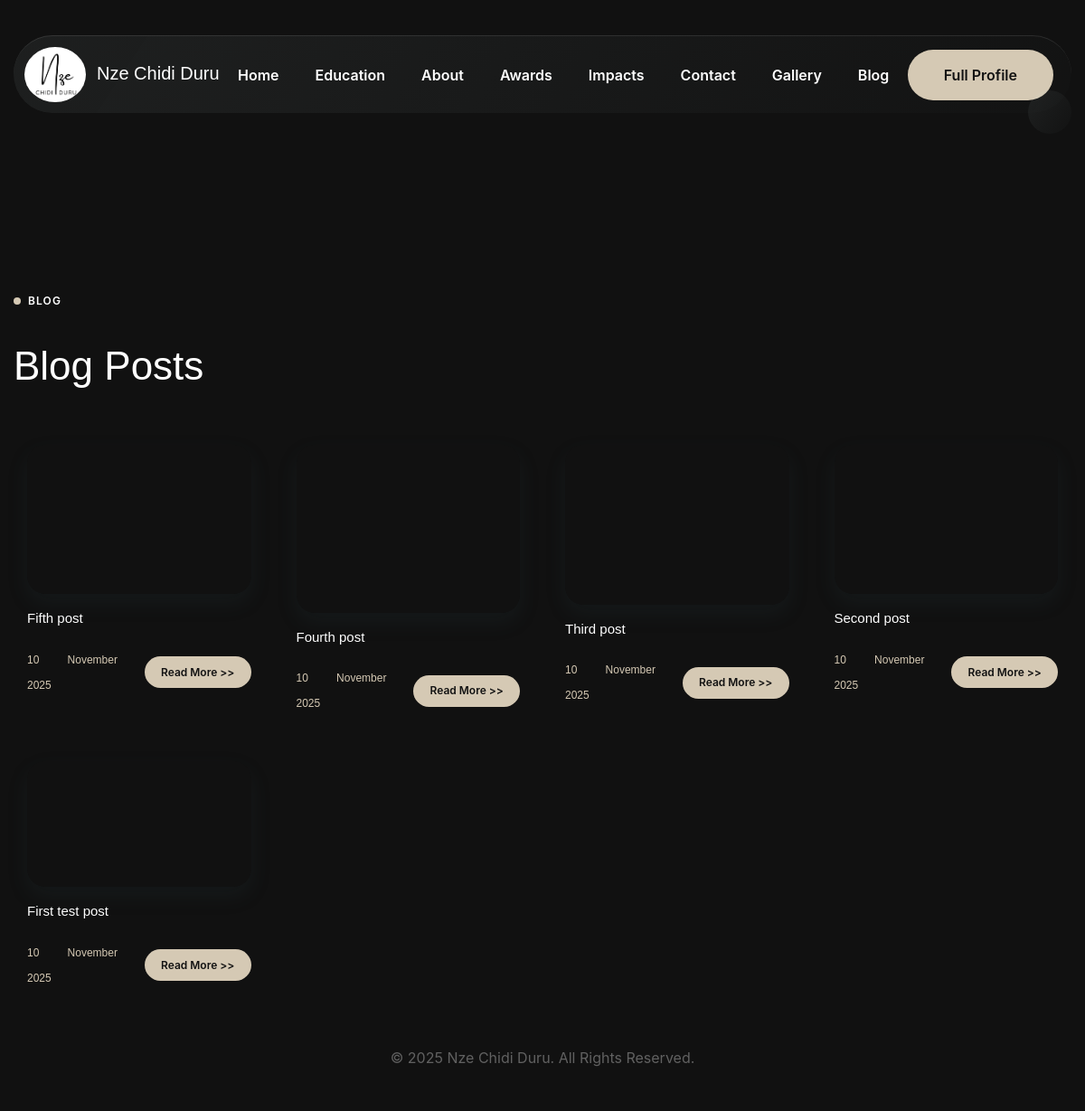
Screenshot of /blog/ with the database file from the repository.
### portfolio/models.py (models this page shows, shortened)
class Blog(models.Model):
    title = models.CharField(max_length=500)
    slug = models.SlugField(max_length=500, blank=True, unique=True, null=True)
    post_image = models.ImageField(upload_to='post_image')
    content = RichTextField()
    date = models.DateTimeField(auto_now_add=True)
    def get_human_date(self):
        now = timezone.now()
        delta = now - self.date
        if delta < timedelta(hours=1):
            mins = int(delta.total_seconds() // 60)
            if mins < 1:
                return "Just now"
            else:
                return f"{mins} min{'s' if mins != 1 else ''} ago"
        elif delta < timedelta(days=1):
            hours = int(delta.total_seconds() // 3600)
            return f"{hours} hour{'s' if hours != 1 else ''} ago"
        elif delta < timedelta(days=30):
            days = delta.days
            return f"{days} day{'s' if days != 1 else ''} ago"
        else:
            return self.date.strftime(f"{self.date.day} %B %Y")  # Explicitly get the day as integer
    class Meta:
        verbose_name = 'Blog'
        verbose_name_plural = 'Blogs'

### portfolio/views.py (the view)
# urls.py: 2. Add a URL to urlpatterns:  path('blog/', include('blog.urls'))
def blog(request):
    posts = Blog.objects.order_by('-id')
    context = {
        'posts':posts,
    }
    return render(request, 'blog.html', context)

### portfolio/templates/blog.html (shortened to what this page needs)
{% load static %}
<!DOCTYPE html>
<html xmlns="http://www.w3.org/1999/xhtml" xml:lang="en-US" lang="en-US">
<head>
    <link rel="stylesheet" type="text/css" href="{% static 'css/bootstrap.css' %}">
    <link rel="stylesheet" type="text/css" href="{% static 'css/odometer.min.css' %}">
    <link rel="stylesheet" type="text/css" href="{% static 'css/swiper-bundle.min.css' %}">
    <link rel="stylesheet" type="text/css" href="{% static 'css/animateText.css' %}">
    <link rel="stylesheet" type="text/css" href="{% static 'css/jquery.fancybox.min.css' %}">
    <link rel="stylesheet" type="text/css" href="{% static 'css/styles.css' %}">
    <link rel="stylesheet" href="{% static 'font/fonts.css' %}">
    <link rel="stylesheet" type="text/css" href="{% static 'icons/icomoon/style.css' %}">
    <link rel="stylesheet" href="https://cdnjs.cloudflare.com/ajax/libs/font-awesome/6.4.0/css/all.min.css">
</head>
<body>
    <div id="wrapper" class="counter-scroll bg_dark">
        <div class="body-overlay d-block">
            <div class="bg-shape"></div>
        </div>
        <header class="header">
            <div class="tf-container w-6">
                <div class="header-sidebar style-1">
                    <div class="box">
                        <div class="avatar">
                            <img src="{% static 'images/user/Nze Chidi Duru-02.jpg' %}" width="68" height="68" alt="avatar">
                        </div>
                        <div class="info">
                            <h6 class="font-4 mb_4">Nze Chidi Duru</h6>
                        </div>
                    </div>
                    <ul class="nav-menu style-1 lg-hide">
                        <li class="text-menu text_white">
                            <a href="{% url 'index' %}"
                                class="link text-button font-3 fw-6">
                                <span class="text">Home</span>
                            </a>
                        </li>
                        <li class="text-menu text_white">
                            <a href="{% url 'index' %}"
                                class="link text-button font-3 fw-6">
                                <span class="text">Education</span>
                            </a>
                        </li>
                        <li class="text-menu text_white">
                            <a href="{% url 'index' %}"
                                class="link text-button font-3 fw-6">
                                <span class="text">About</span>
                            </a>
                        </li>
                        <li class="text-menu text_white">
                            <a href="{% url 'index' %}"
                                class="link text-button font-3 fw-6">
                                <span class="text">Awards</span>
                            </a>
                        </li>
                        <li class="text-menu text_white">
                            <a href="{% url 'index' %}"
                                class="link text-button font-3 fw-6">
                                <span class="text">Impacts</span>
                            </a>
                        </li>
                        <li class="text-menu text_white">
                            <a href="{% url 'index' %}"
                                class="link text-button font-3 fw-6">
                                <span class="text">Contact</span>
                            </a>
                        </li>
                        <li class="text-menu text_white">
                            <a href="{% url 'gallery' %}"
                                class="link text-button font-3 fw-6">
                                <span class="text">Gallery</span>
                            </a>
                        </li>
                        <li class="text-menu text_white">
                            <a href="{% url 'blog' %}"
                                class="link text-button font-3 fw-6">
                                <span class="text">Blog</span>
                            </a>
                        </li>
                    </ul>
                    <div class="d-flex gap_12 align-items-center">
                        <a href="#about" class="tf-btn style-1 animate-hover-btn">
                            <span>
                                Full Profile
                            </span>
                        </a>
                    </div>
                </div>
            </div>
        </header>
        <div class="main-content style-fullwidth section-onepage">
            <div class="tf-container w-6">
                <div id="portfolio" class="section-portfolio style-1 spacing-5 section">
                    <div class="heading-section mb_42">
                        <div class="tag-heading text-uppercase text-label font-3 letter-spacing-1 mb_34">
                            Blog
                        </div>
                        <h3 class="text_white fw-5  split-text effect-blur-fade">Blog Posts</h3>
                    </div>
                    <div class="tabs-content-wrap tf-grid-layout md-col-2" id="portfolio-grid-layout">
                        {% for post in posts %}
                        <div class="portfolio-item">
                            <a href="{{ post.post_image.url }}" data-fancybox="gallery" class="img-style">
                                <img decoding="async" loading="lazy" src="{{ post.post_image.url }}"
                                    srcset="{{ post.post_image.url }}"
                                    sizes="(max-width: 582px) 100vw, 582px" width="582" height="388" alt="{{ post.title }}">
                            </a>
                            <a href="{% url 'blogpage' post.slug %}" class="link title font-4 text_white blog-heading bs-light-mode" id="blog-title">{{ post.title }}</a>
                            <div class="blog-contents">
                                <p class="bs-light-mode" id="blog-p">{{ post.get_human_date }}</p>
                                <a href="{% url 'blogpage' post.slug %}" class="tf-btn style-1 animate-hover-btn bs-light-mode" id="blog-btn">
                                    Read More &gt;&gt;
                                </a>
                            </div>
                        </div>
                        {% endfor %}
                    </div>
                </div>
                <br> <br> <br>
                <p class="font-3 text_secondary-color text-center">© 2025 Nze Chidi Duru. All Rights Reserved.</p>
                <br> <br> <br>
            </div>
            <div class="right-bar style-1 d-flex flex-column align-items-center">
                <ul class="list-icon menu-option d-flex flex-column gap_8">
                    <li>
                        <div class="toggle-switch-mode"></div>
                    </li>
                </ul>
            </div>
        </div>
    </div>
</body>
</html>

### rows the page displays
Blog: post_image (picture), title "Fifth post", get_human_date "10 November 2025"
Blog: post_image (picture), title "Fourth post", get_human_date "10 November 2025"
Blog: post_image (picture), title "Third post", get_human_date "10 November 2025"
Blog: post_image (picture), title "Second post", get_human_date "10 November 2025"
Blog: post_image (picture), title "First test post", get_human_date "10 November 2025"
